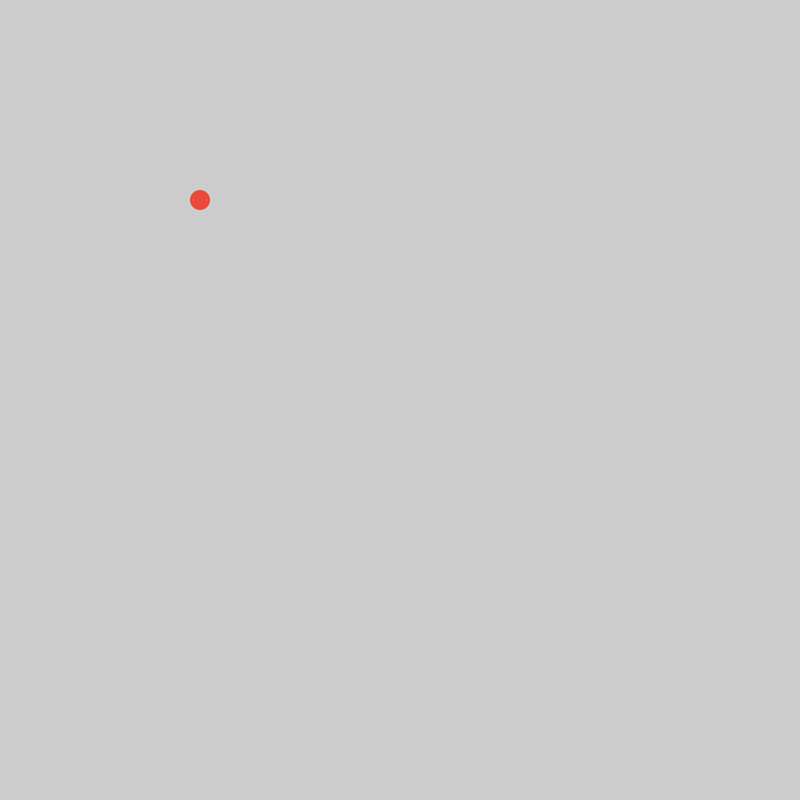
Frame 1 (no input)
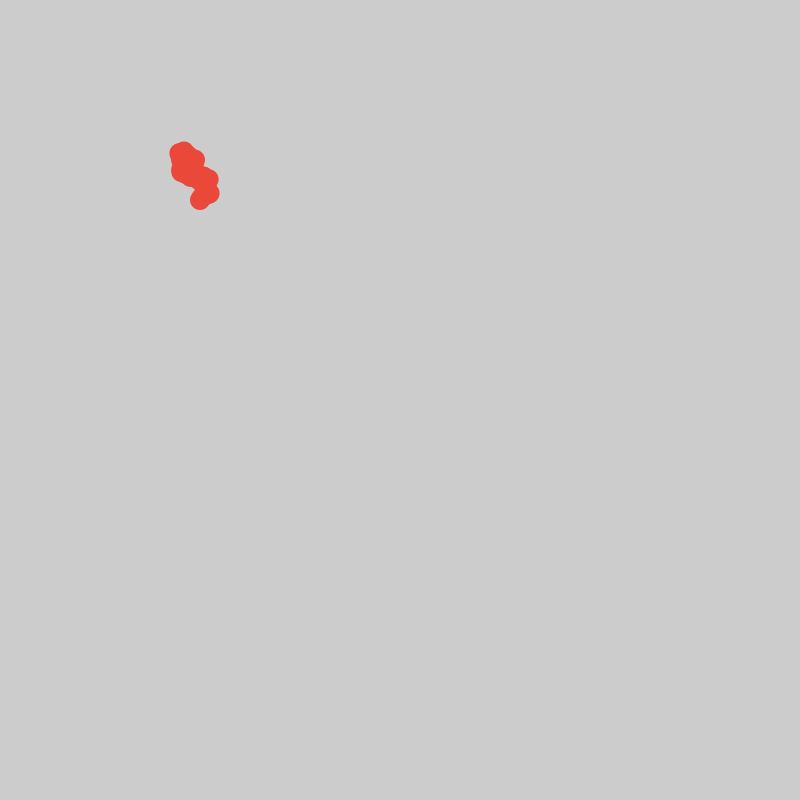
Frame 60 (the mouse pressed at the canvas centre just before this capture)
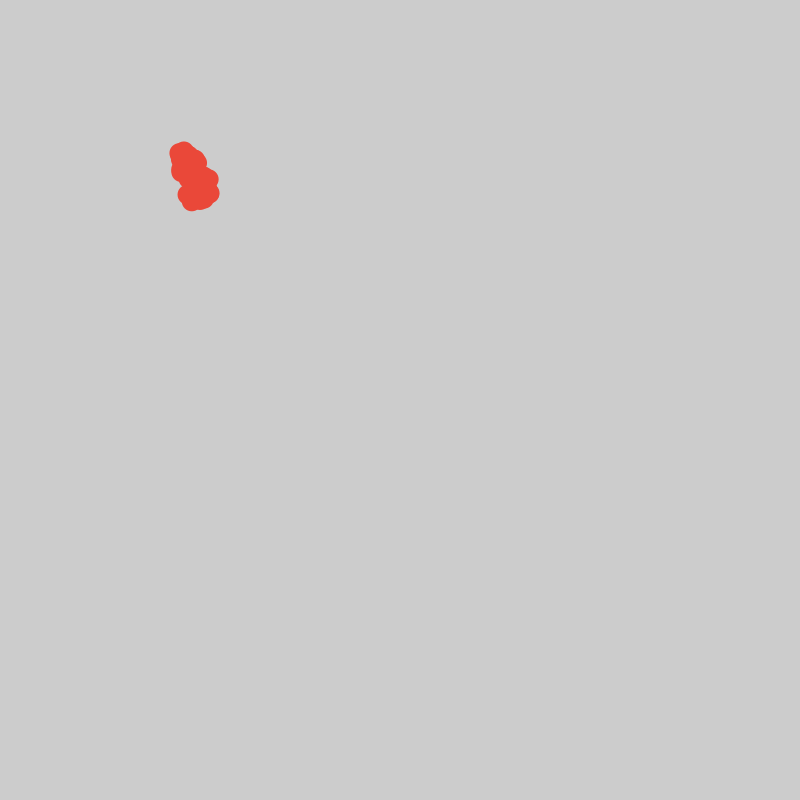
Frame 120 (the mouse held since frame 60 and released just before this capture)

The Processing sketch that drew these frames (run headless with seeded random() and noise(); from frame 60 on, the mouse is pressed at the canvas centre):

// Processing sketch: Martinez_Josue_4_miPrimeraClase
// ── Martinez_Josue_4_miPrimeraClase.pde
Elipse e1;
void setup() {
  size(800, 800);
  e1 = new Elipse();
  noStroke();//No contorno o borde
}

void draw() {
e1.dibujar();
e1.vibrar();
}

// Acción concreta | Conjugar un verbo en infinitivo = Terminación ar, er, ir

// ── Elipse.pde
class Elipse {//Creamos a nuestra clase u objeto
  //Declarando a los campos(variables) que tendrá mi clase
  float posX, posY;
  float diametro;
  float velX;
  float velY;
  color colorActual; //Array = Arreglo | Colección de colores
  //Definir a nuestro constructor
  //constructor 1ra pasando datos 
  Elipse() {
    posX = 200;
    posY = 200;
    diametro = 20;
    velX = 2;
    velY = 2;
    colorActual = #EA4839;
  }
  //Métodos = Función o una acción 
  void dibujar() {
  fill(colorActual);
  ellipse(posX, posY, diametro, diametro);
}
void vibrar() {
  posX = posX + random(-5, 5);
  posY = posY + random(-5, 5);
}

void desplazar(){
  posX = posX + velX;
  posY = posY + velY;
}
}
